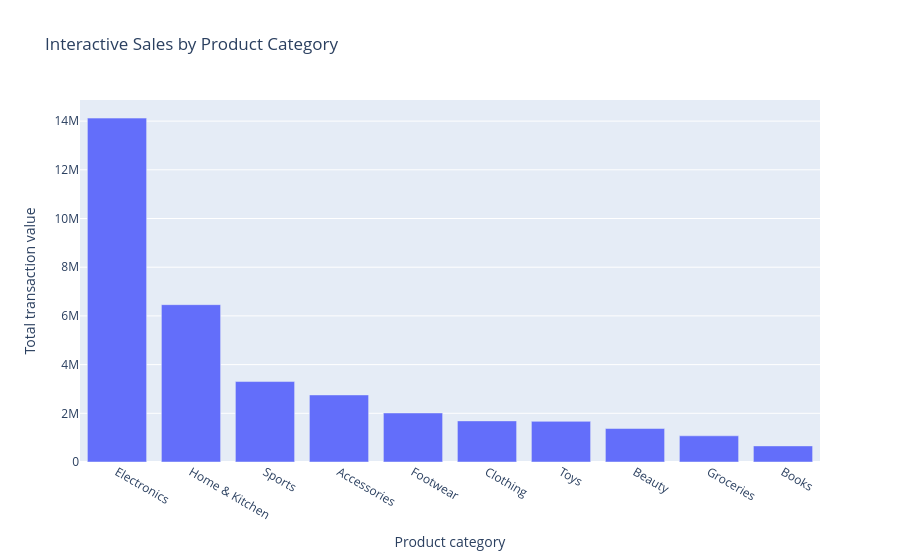

Notebook cell for this chart:
### Markdown cell above
## Sample snippet — Plotly: interactive category comparison

Plotly is optional in this notebook. Install it in Colab if needed. The hover tooltip makes it easier to inspect values without crowding the chart with labels.

### Code cell
!pip -q install plotly
import plotly.express as px

fig = px.bar(
    category_summary.sort_values("total_sales", ascending=False),
    x="product_category",
    y="total_sales",
    hover_data=["transactions", "avg_transaction_value", "units_sold"],
    title="Interactive Sales by Product Category",
    labels={"product_category": "Product category",
            "total_sales": "Total transaction value"}
)
fig.show()

### Figure 1 — Plotly figure (JSON) as saved in the notebook; plotly's stock layout.template omitted (floating-point values rounded to 4 significant figures)
{"data": [{"customdata": [[9974.0, 1416.0, 14500.0], [9886.0, 653.6, 14390.0], [9975.0, 331.2, 14500.0], [10160.0, 271.2, 14730.0], [10100.0, 199.3, 14530.0], [9911.0, 170.4, 14320.0], [10050.0, 166.0, 14660.0], [9984.0, 137.7, 14380.0], [9925.0, 108.4, 14270.0], [10030.0, 65.92, 14440.0]], "hovertemplate": "Product category=%{x}<br>Total transaction value=%{y}<br>transactions=%{customdata[0]}<br>avg_transaction_value=%{customdata[1]}<br>units_sold=%{customdata[2]}<extra></extra>", "legendgroup": "", "marker": {"color": "#636efa", "pattern": {"shape": ""}}, "name": "", "orientation": "v", "showlegend": false, "textposition": "auto", "type": "bar", "x": ["Electronics", "Home & Kitchen", "Sports", "Accessories", "Footwear", "Clothing", "Toys", "Beauty", "Groceries", "Books"], "xaxis": "x", "y": [14120000.0, 6461000.0, 3304000.0, 2755000.0, 2013000.0, 1688000.0, 1669000.0, 1375000.0, 1076000.0, 661200.0], "yaxis": "y"}], "layout": {"barmode": "relative", "legend": {"tracegroupgap": 0}, "title": {"text": "Interactive Sales by Product Category"}, "xaxis": {"anchor": "y", "domain": [0, 1], "title": {"text": "Product category"}}, "yaxis": {"anchor": "x", "domain": [0, 1], "title": {"text": "Total transaction value"}}}}
